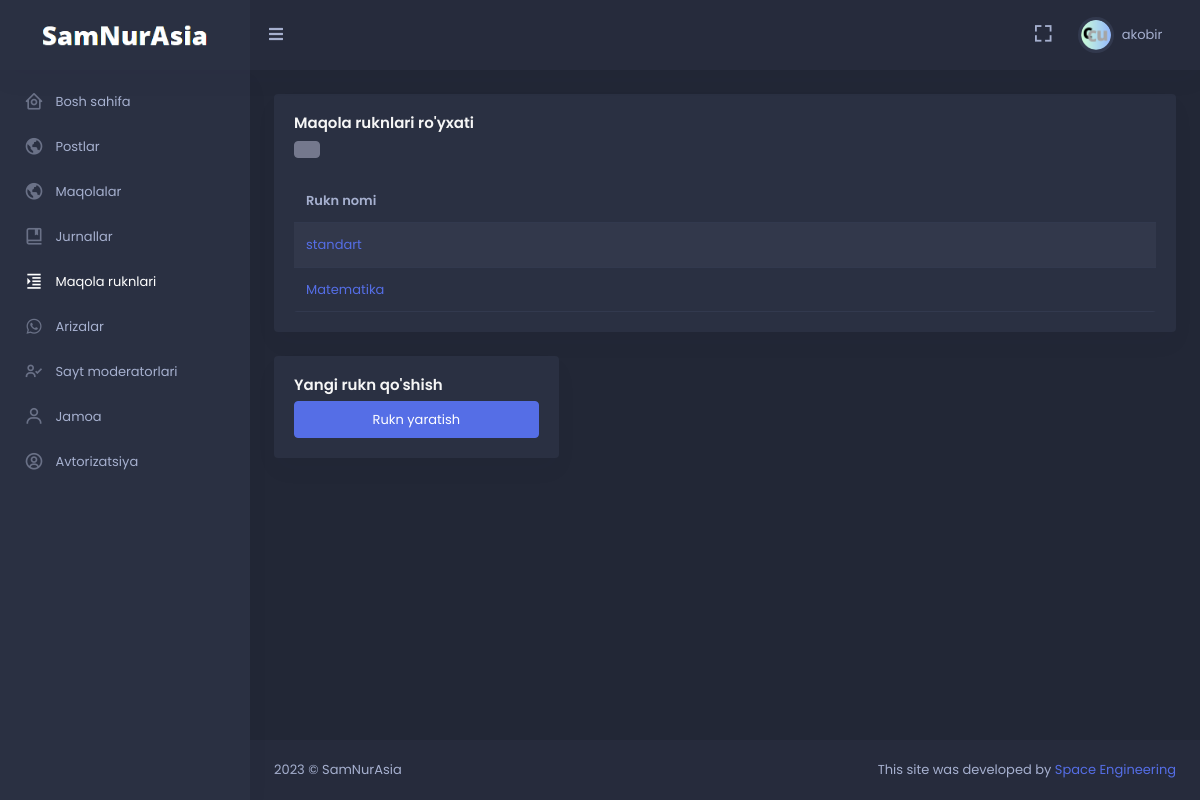
/moderator/col/all (signed in), run on the app's committed database.
### moderator/models.py (models this page shows, shortened)
class User(AbstractUser):
    image = models.ImageField(null=True, blank=True, upload_to='images/avatar')
    dark_mode = models.BooleanField(default=False)
    class Meta:
        verbose_name = 'User'
        verbose_name_plural = '1. Userlar'

### articles/models.py (models this page shows, shortened)
class ArticleColumn(models.Model):
    name = models.CharField(max_length=150)
    class Meta:
        verbose_name = 'Maqola rukni'
        verbose_name_plural = '1. Maqola ruknlari'

### moderator/decorator.py (the view)
    def wrapper_func(request, *args, **kwargs):
        if Moderator.get_moderator_or_None(request=request) is not None:
            return func(request, *args, **kwargs)
        else:
            raise Http404()

### moderator/decorator.py (called while the page is built)
def moderator_only(func):
    def wrapper_func(request, *args, **kwargs):
        if Moderator.get_moderator_or_None(request=request) is not None:
            return func(request, *args, **kwargs)
        else:
            raise Http404()
    return wrapper_func

### moderator/models.py (called while the page is built)
    def get_moderator_or_None(request: WSGIRequest):
        if not request.user.is_authenticated:
            return None
        user = request.user
        if not (user.is_active and user.is_staff):
            return None
        try:
            moderator = Moderator.objects.get(user_id=user.pk)
            return moderator
        except:
            return None

### moderator/views.py (called while the page is built)
@login_required(login_url='login')
@moderator_only
def article_col_all(request: WSGIRequest):
    data = ArticleColumn.objects.all()
    return render(request, 'moderator/article_col_all.html', {
        'data': data,
    })

### templates/moderator/article_col_all.html (shortened to what this page needs)
{% extends 'moderator/base.html' %}
{% load static %}
{% block head_static %}
<link href="{% static 'skote/assets/libs/admin-resources/rwd-table/rwd-table.min.css' %}" rel="stylesheet" type="text/css"/>
{% endblock %}
{% block content %}
<div class="row">
    <div class="col-12">
        <div class="card">
            <div class="card-body">
                <h4 class="card-title"> Maqola ruknlari ro'yxati </h4>
                <div class="table-rep-plugin">
                    <div class="table-responsive mb-0" data-pattern="priority-columns">
                        <table id="tech-companies-1" class="table table-striped">
                            <thead>
                            <tr>
                                <th> Rukn nomi</th>
                            </tr>
                            </thead>
                            <tbody>
                                {% for i in data %}
                                    <tr>
                                        <td>
                                            <a href="{% url 'article_col_update' i.pk %}">
                                                {{i.name}}
                                            </a>
                                        </td>
                                    </tr>
                                {% endfor %}
                            </tbody>
                        </table>
                    </div>
                </div>
            </div>
        </div>
    </div>
</div>
<div class="row">
    <div class="col-lg-4">
        <div class="card card-body">
            <h4 class="card-title"> Yangi rukn qo'shish </h4>
            <a href="{% url 'article_col_create' %}" class="btn btn-primary waves-effect waves-light"> Rukn yaratish </a>
        </div>
    </div>
</div>
{% endblock %}

### templates/moderator/base.html (shortened to what this page needs)
<!doctype html> {% load static %}
<html lang="en">
<head>
    <link href="{% static 'skote/assets/css/bootstrap.min.css' %}" id="bootstrap-style" rel="stylesheet"
        type="text/css" />
    <link href="{% static 'skote/assets/css/icons.min.css' %}" rel="stylesheet" type="text/css" />
    <link href="{% static 'skote/assets/css/app.min.css' %}" id="app-style" rel="stylesheet" type="text/css" />
    {% block head_static %}{% endblock %}
</head>
{% if user.dark_mode == True %}
<body data-sidebar="dark" data-layout-mode="dark">
    {% else %}
<body data-sidebar="light" data-layout-mode="light">
        {% endif %}
        <div id="layout-wrapper">
            <header id="page-topbar">
                <div class="navbar-header">
                    <div class="d-flex">
                        <div class="navbar-brand-box">
                            <a href="#" class="logo logo-light" style="pointer-events: none;">
                                <span class="logo-lg">
                                    <img src="{% static 'image/dark.png' %}" alt="" height="22">
                                </span>
                            </a>
                        </div>
                        <button type="button" class="btn btn-sm px-3 font-size-16 header-item waves-effect"
                            id="vertical-menu-btn">
                            <i class="fa fa-fw fa-bars"></i>
                        </button>
                    </div>
                    <div class="d-flex">
                        <div class="dropdown d-none d-lg-inline-block ms-1">
                            <button type="button" class="btn header-item noti-icon waves-effect"
                                data-bs-toggle="fullscreen">
                                <i class="bx bx-fullscreen"></i>
                            </button>
                        </div>
                        <div class="dropdown d-inline-block">
                            <button type="button" class="btn header-item waves-effect" id="page-header-user-dropdown"
                                data-bs-toggle="dropdown" aria-haspopup="true" aria-expanded="false">
                                <img class="rounded-circle header-profile-user"
                                    src="{% if user.image %}{{user.image.url}}{% else %}{% static 'skote/assets/images/users/avatar_default.png' %}{% endif %}"
                                    alt="Header Avatar">
                                <span class="d-none d-xl-inline-block ms-1" key="t-henry">{{ user.username }}</span>
                                <i class="mdi mdi-chevron-down d-none d-xl-inline-block"></i>
                            </button>
                        </div>
                    </div>
                </div>
            </header>
            <div class="vertical-menu">
                <div data-simplebar class="h-100">
                    <div id="sidebar-menu">
                        <ul class="metismenu list-unstyled" id="side-menu">
                            <li>
                                <a href="{% url 'dashboard' %}" >
                                    <i class="bx bx-home-circle"></i>
                                    <span key="t-dashboards"> Bosh sahifa </span>
                                </a>
                            </li>
                            <li>
                                <a href="{% url 'all_posts' %}">
                                    <i class="bx bx-world"></i>
                                    <span key="t-dashboards"> Postlar </span>
                                </a>
                            </li>
                            <li>
                                <a href="{% url 'all_article' %}">
                                    <i class="bx bx-world"></i>
                                    <span key="t-dashboards"> Maqolalar </span>
                                </a>
                            </li>
                            <li>
                                <a href="{% url 'journal_all' %}">
                                    <i class="bx bx-book-bookmark"></i>
                                    <span key="t-dashboards"> Jurnallar </span>
                                </a>
                            </li>
                            <li>
                                <a href="{% url 'article_col_all' %}" class="waves-effect">
                                    <i class="bx bx-right-indent"></i>
                                    <span key="t-chat"> Maqola ruknlari </span>
                                </a>
                            </li>
                            <li>
                                <a href="{% url 'petition_all' %}" class="waves-effect">
                                    <i class="bx bxl-whatsapp"></i>
                                    <span key="t-file-manager">Arizalar</span>
                                </a>
                            </li>
                            <li>
                                <a href="{% url 'moderator_all' %}" class="waves-effect">
                                    <i class="bx bx-user-check"></i>
                                    <span key="t-file-manager">Sayt moderatorlari</span>
                                </a>
                            </li>
                            <li>
                                <a href="{% url 'team_all' %}" class="waves-effect">
                                    <i class="bx bx-user"></i>
                                    <span key="t-file-manager"> Jamoa </span>
                                </a>
                            </li>
                            <li>
                                <a href="#" class="has-arrow waves-effect">
                                    <i class="bx bx-user-circle"></i>
                                    <span key="t-ecommerce">Avtorizatsiya</span>
                                </a>
                            </li>
                        </ul>
                    </div>
                </div>
            </div>
            <div class="main-content">
                <div class="page-content">
                    <div class="container-fluid">
                        {% block content %}{% endblock %}
                    </div>
                </div>
                <footer class="footer">
                    <div class="container-fluid">
                        <div class="row">
                            <div class="col-sm-6">
                                <script>document.write(new Date().getFullYear())</script> © SamNurAsia
                            </div>
                            <div class="col-sm-6">
                                <div class="text-sm-end d-none d-sm-block">
                                    This site was developed by <a href="#">Space Engineering</a>
                                </div>
                            </div>
                        </div>
                    </div>
                </footer>
            </div>
        </div>
    </body>
</html>

### data on the page
User: image (picture), username "akobir"
ArticleColumn: name "standart"
ArticleColumn: name "Matematika"
